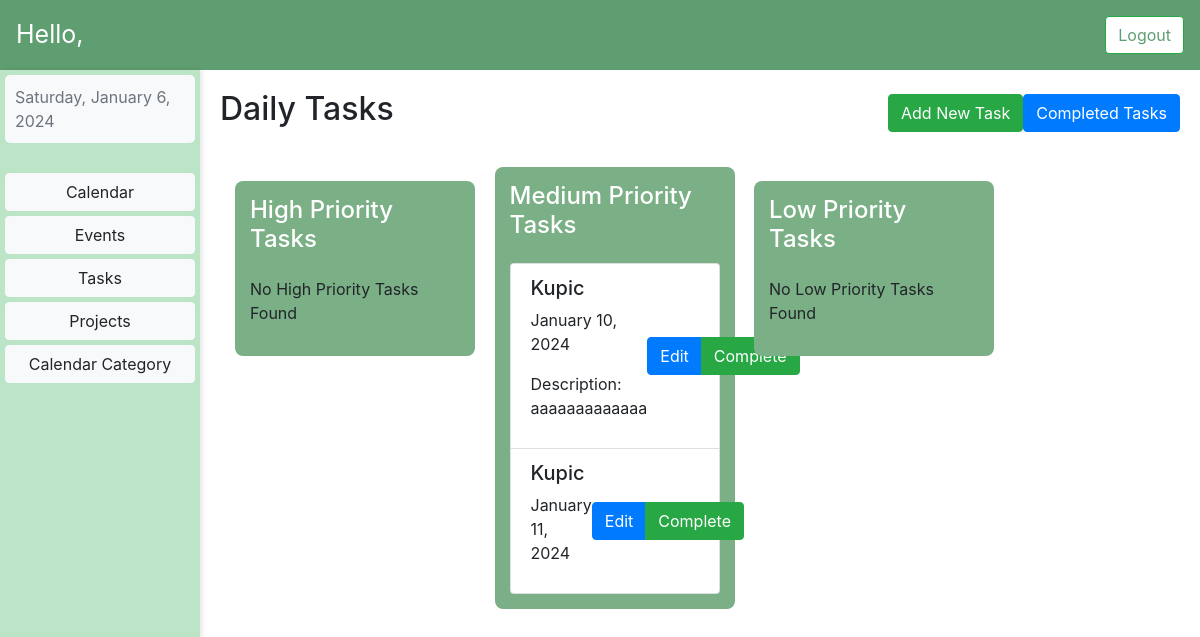
The page /task_list/ on the database as committed earlier.
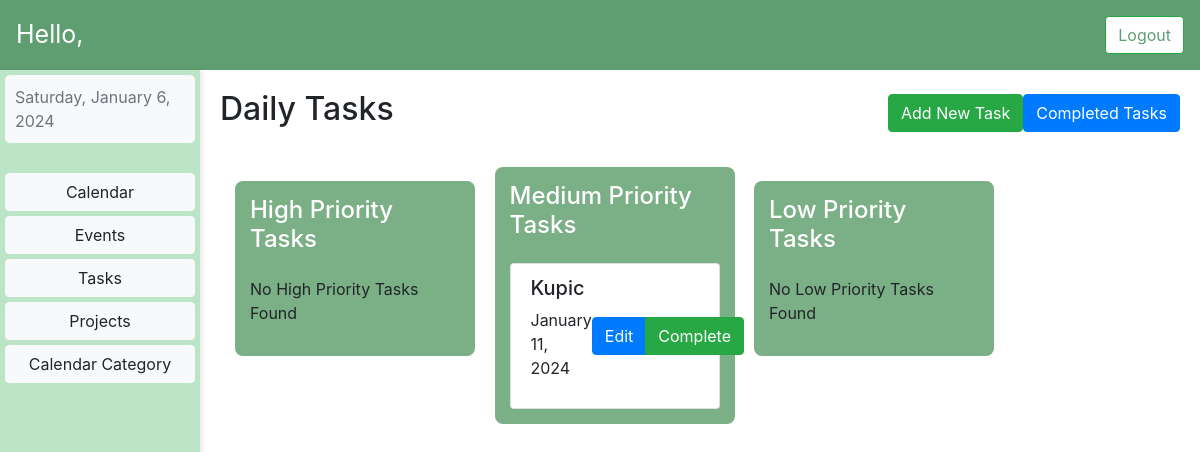
The same page on the database as committed later.
### MyCalendar/models.py (models this page shows)
class Task(models.Model):
    HIGH_PRIORITY = 1
    MEDIUM_PRIORITY = 2
    LOW_PRIORITY = 3
    PRIORITY_CHOICES = [
        (HIGH_PRIORITY, 'High Priority'),
        (MEDIUM_PRIORITY, 'Medium Priority'),
        (LOW_PRIORITY, 'Low Priority'),
    ]
    user = models.ForeignKey(User, on_delete=models.CASCADE)
    title = models.CharField(max_length=200)
    description = models.TextField(blank=True)
    start_date = models.DateField()
    priority = models.IntegerField(choices=PRIORITY_CHOICES)
    completed = models.BooleanField(default=False)

### MyCalendar/views.py (the view)
# urls.py: path('task_list/', task_list_view, name='task_list'),
def task_list_view(request):
    high_priority_tasks = Task.objects.filter(priority=Task.HIGH_PRIORITY, completed=False).order_by('start_date')
    medium_priority_tasks = Task.objects.filter(priority=Task.MEDIUM_PRIORITY, completed=False).order_by('start_date')
    low_priority_tasks = Task.objects.filter(priority=Task.LOW_PRIORITY, completed=False).order_by('start_date')
    return render(request, 'task_list.html', {
        'high_priority_tasks': high_priority_tasks,
        'medium_priority_tasks': medium_priority_tasks,
        'low_priority_tasks': low_priority_tasks,
    })

### templates/task_list.html (shortened to what the changed rows need)
{% extends 'dashboard.html' %}
{% load static %}
{% block styles %}
    <link rel="stylesheet" type="text/css" href="{% static 'css/dashboard.css' %}">
{% endblock %}
{% block dynamic_content %}
    <div class="row">
        <div class="col-md-12 mar">
            <div class="d-flex justify-content-between align-items-center mb-3">
                <h2 class="mr-auto">Daily Tasks</h2>
            </div>
        <div class="task-list col-md-3 mr-auto">
            <ul class="list-group">
                {% for task in medium_priority_tasks %}
                    <li class="list-group-item">
                        <div class="d-flex justify-content-between align-items-center">
                            <div>
                                <h5>{{ task.title }}</h5>
                                <p>{{ task.start_date|date:"F d, Y" }}</p>
                                {% if task.description %}
                                    <p>Description: {{ task.description }}</p>
                                {% endif %}
                            </div>
                            <div class="btn-group" role="group" aria-label="Task Actions">
                                <a href="{% url 'edit_task' task.id %}" class="btn btn-primary">Edit</a>
                                <a href="{% url 'complete_task' task.id %}" class="btn btn-success">Complete</a>
                            </div>
                        </div>
                    </li>
                {% empty %}
                    <p>No Medium Priority Tasks Found</p>
                {% endfor %}
            </ul>
        </div>
        </div>
    </div>
{% endblock %}

Rows that differ between the two databases and show on the page:
no longer on this page (row edited): Task: title "Kupic", start_date "January 10, 2024", description "aaaaaaaaaaaaa"
